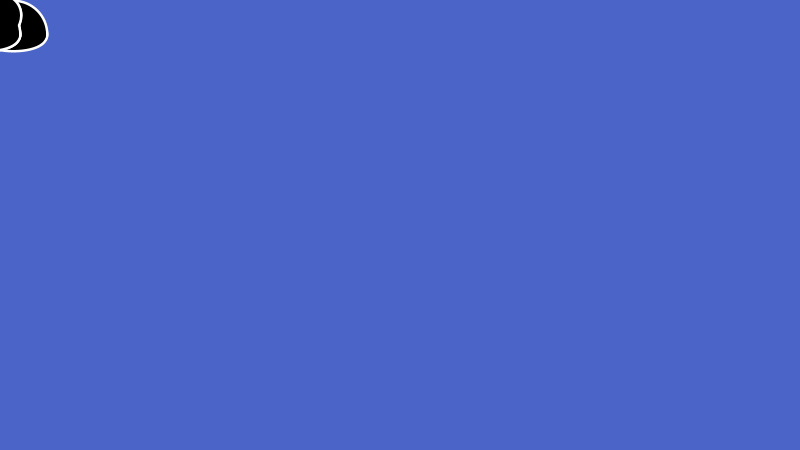
Frame 1 (no input)
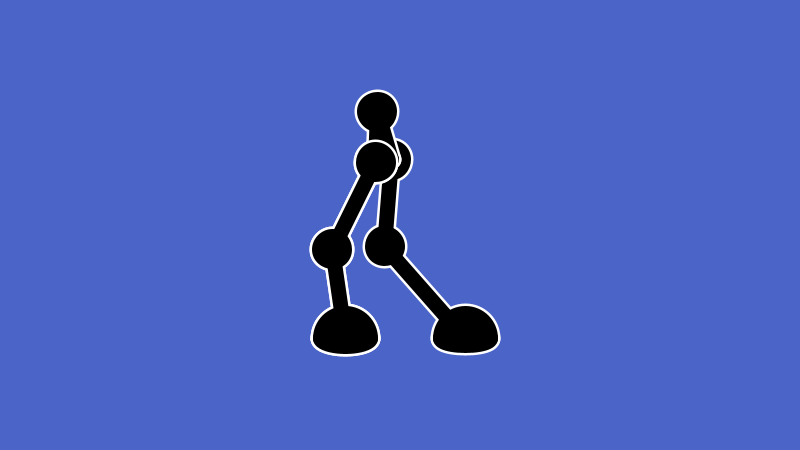
Frame 60 (the mouse pressed at the canvas centre just before this capture)
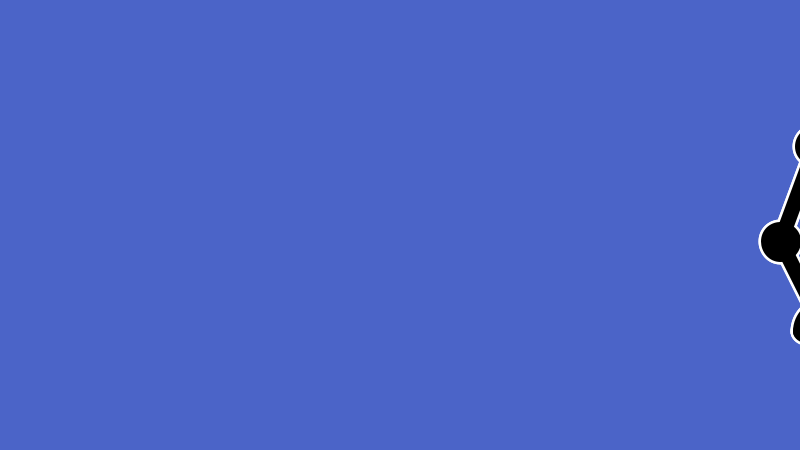
Frame 120 (the mouse held since frame 60 and released just before this capture)

The Processing sketch that drew these frames (run headless with seeded random() and noise(); from frame 60 on, the mouse is pressed at the canvas centre):

// Processing sketch: processing_186770
// ── processing_186770.pde

Leg lefty, righty;

float theGround;

float dir;

float easing = .1;

float scaled;

float ranVal;


void setup(){
  //size of sketch, initial bgcolor
  size(800,450);
  background(100,0,200);
  
  theGround = height-100;

  lefty = new Leg(0,theGround,25);
  righty = new Leg(PI,theGround,0);
  
  dir = random(.1,.3);
  ranVal = random(.1,.3);
  
  scaled = random(.9,1.1);
   
}

void draw(){
  

  background(75,100,200);
  
float mp = 1.125;
  
  if(lefty.a2y2 > theGround){
    lefty.x+=lefty.xtravel*mp;
    lefty.x2+=lefty.xtravel*mp;
    lefty.a2x2+=lefty.xtravel*mp;
    lefty.offsetx+=lefty.xtravel*mp;
    lefty.a2offsetx+=lefty.xtravel*mp;

    
    righty.x+=lefty.xtravel*mp;
    righty.x2+=lefty.xtravel*mp;
    righty.a2x2+=lefty.xtravel*mp;
    righty.offsetx+=lefty.xtravel*mp;
    righty.a2offsetx+=lefty.xtravel*mp;

  }
    if(righty.a2y2 > theGround){

    righty.x+=righty.xtravel*mp;
    righty.x2+=righty.xtravel*mp;
    righty.a2x2+=righty.xtravel*mp;
    righty.offsetx+=righty.xtravel*mp;
    righty.a2offsetx+=righty.xtravel*mp;

    
    lefty.x+=(righty.xtravel*mp)*scaled;
    lefty.x2+=(righty.xtravel*mp)*scaled;
    lefty.a2x2+=(righty.xtravel*mp)*scaled;
    lefty.offsetx+=(righty.xtravel*mp)*scaled;
    lefty.a2offsetx+=(righty.xtravel*mp)*scaled;

  }
 
  float hipx = (lefty.fx + righty.fx) / 2;
  float hipy = (lefty.fy + righty.fy) / 2;
  
  if(hipx > width+125){
  dir = -ranVal;
  }
  if(hipx < -75){
  dir = ranVal;
  scaled = random(.9,1.1);
  ranVal = random(.08,.2);
  }
  
    lefty.speed=dir;
    righty.speed=dir;
    lefty.a2speed=dir;
    righty.a2speed=dir;
    
  lefty.update();
  righty.update();


fill(0);
stroke(255);
strokeWeight(20); 
lefty.display();
  
fill(0);
stroke(0);
strokeWeight(15); 
lefty.display();
 //////////////////////  
   
 fill(0);
stroke(255);
strokeWeight(20); 
righty.display();
  
line(lefty.fx,lefty.fy,righty.fx,righty.fy);
  
ellipse(hipx,hipy-50,25,25);
  
line(lefty.fx,lefty.fy,hipx,hipy-50);
line(righty.fx,righty.fy,hipx,hipy-50);


fill(0);
stroke(0);
strokeWeight(15);
righty.display();

line(lefty.fx,lefty.fy,righty.fx,righty.fy);
  
ellipse(hipx,hipy-50,25,25);
  
line(lefty.fx,lefty.fy,hipx,hipy-50);
line(righty.fx,righty.fy,hipx,hipy-50);  
   
   
 /////////////////////   
fill(0);
stroke(255);
strokeWeight(20); 
righty.display();

fill(0);
stroke(0);
strokeWeight(15);
righty.display();




}

class Leg{
float angle = 0.0; 
float offsetx; 
float offsety; 
float scalarx = 60; 
float scalary = 30;
float speed = 0.2;

float a2angle = 0.0; 
float a2offsetx; 
float a2offsety; 
float a2scalarx = 90; 
float a2scalary = 110;
float a2speed = 0.2;

float ground;

float x,y;

float my = 0;

int counter = 0;

float xcheck1,xcheck2;

float x2,y2,a2x2,a2y2;

float xtravel;

float fx,fy,fx2,fy2,fa2x2,fmy;

int c;
  
 Leg(float a,float g, int tc){
   
   c = tc;
   
   angle=a;
   a2angle=a;
   
   x = 0;
  y = -50;
  
  offsetx = 0;
  offsety = height-200;
  
  a2offsetx = 0;
  a2offsety = height-100;
  
  ground = g;
 
 } 
  
  void update(){
    
   x2 = offsetx + cos(angle) * scalarx;  
   y2 = offsety + sin(angle) * scalary;  
   angle += speed; 
  

  
  /////////////////////////////////////
  
    a2x2 = a2offsetx + cos(a2angle) * a2scalarx;  
   a2y2 = a2offsety + sin(a2angle) * a2scalary;  
   a2angle += a2speed; 
 

    
  ////////////////////////////////////
  
  float shin = dist(x2,y2,a2x2,a2y2);
 
   
  //a2scalary = map(shin,100,126,30,60);
  
  
  ///////////////////////////////////
  
  float d = dist(x,y,x2,y2);
  
  float d2 = dist(a2x2,a2y2,x2,y2);
  
  float m = 100-d;
  
  float m2 = 100-d2;
  
  float w = mouseX - pmouseX;
  
  if(a2y2 > y2){
   a2y2+=m2;
  }else{
   a2y2-=m2;
  }   
  
  
  
  
      
  
  if(y2 > y){
   y-=m;
  }else{
   y+=m;
  }
 
   if(counter < 1){
    xcheck1 = a2x2; 
    counter++;
  }else{
    xcheck2 = a2x2;
    counter=0;
  }
  xtravel = (xcheck1 - xcheck2);
 
 
  
  if(a2y2 > ground){
    
    a2x2-=xtravel;
    my = ground;
 //   x-=w;
    
    
  }else{
    
    my = a2y2;
  }
  
  
  fx += (x - fx) * easing;
  fx2 += (x2 - fx2) * (easing*.75);
  fa2x2 += (a2x2 - fa2x2) * (easing*1.5);
  
  fy += (y - fy) * easing;
  fy2 += (y2 - fy2) * (easing*.75);
  fmy += (my - fmy) * easing;
  
  }
  
  void display(){
    


ellipse(fx,fy,25,25);

line(fx2,fy2,fx,fy);
line(fx2,fy2,fa2x2,fmy);
  
ellipse(fx2,fy2,25,25);

//fill(255,0,0);
arc(fa2x2, fmy, 50, 50,radians(-180),0); 
ellipse(fa2x2, fmy, 50, 15);



  
  }
  
}
